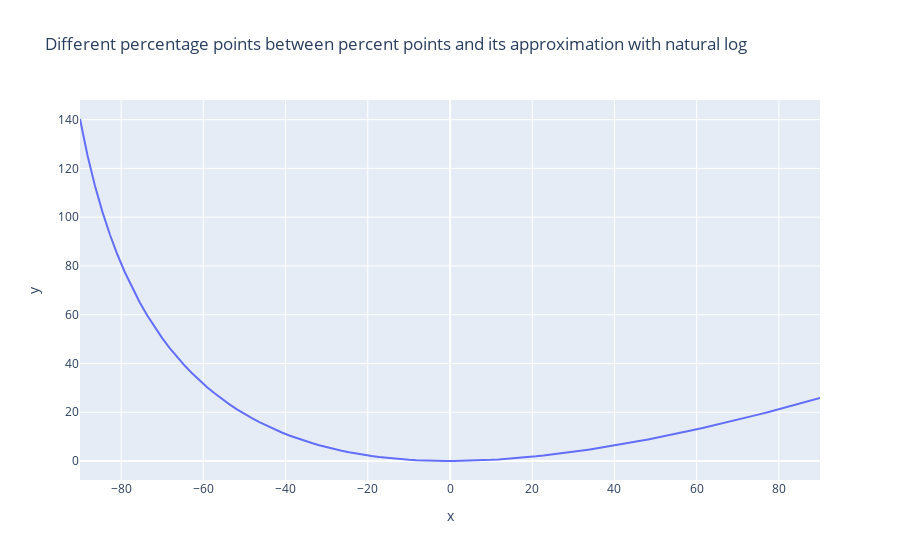

Notebook code cell kept with this figure:
### Code cell
fig = px.line(x=df2['gr_rate']*100, y=df2['difference']*100, title='Different percentage points between percent points and its approximation with natural log')

fig.show()
